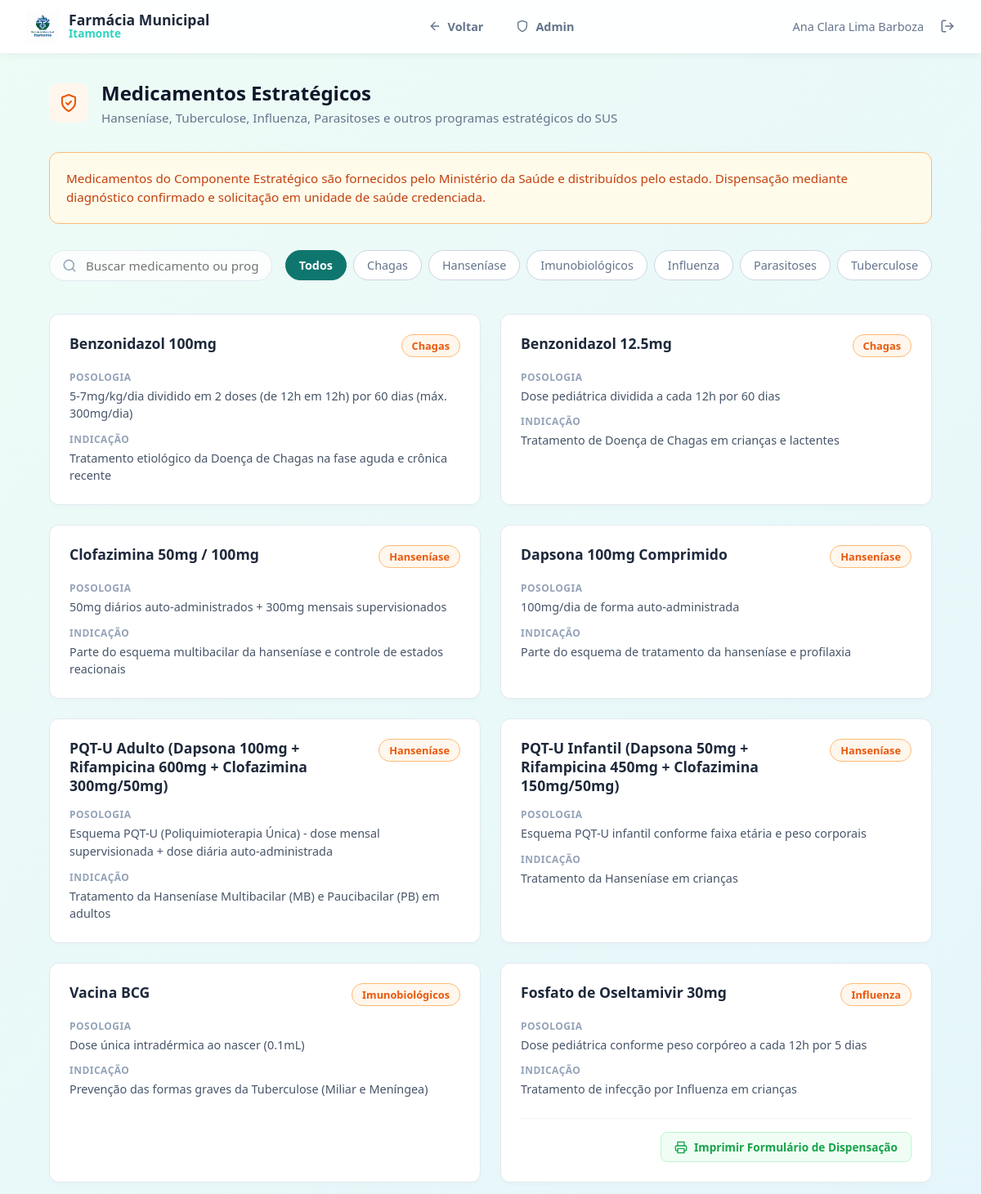
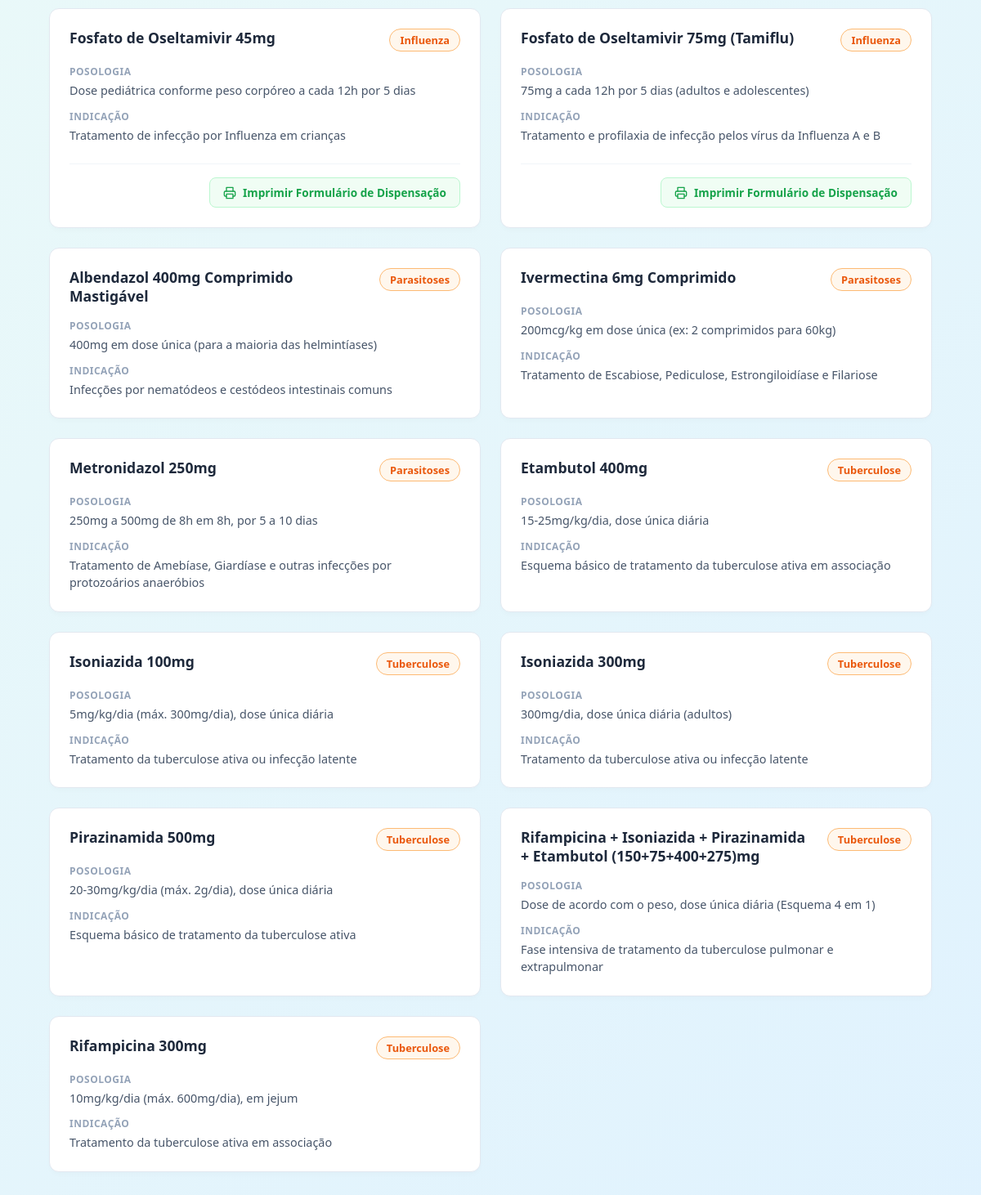
The app's page /estrategicos (signed in) with its own data (2 pictures, top to bottom).
### tables this page shows
CREATE TABLE medicamentos_estrategicos (
        id INTEGER PRIMARY KEY AUTOINCREMENT,
        nome TEXT NOT NULL,
        programa TEXT NOT NULL,
        posologia TEXT,
        indicacao TEXT,
        created_at TIMESTAMP DEFAULT CURRENT_TIMESTAMP
    );

### app.py (the view)
@app.route('/estrategicos')
def estrategicos():
    est_meds = query_db("SELECT * FROM medicamentos_estrategicos ORDER BY programa ASC, nome ASC")
    return render_template('estrategicos.html', medicamentos=est_meds)

### app.py (called while the page is built)
def get_db():
    db = getattr(g, '_database', None)
    if db is None:
        db = g._database = sqlite3.connect(DB_PATH)
        db.row_factory = sqlite3.Row
    return db

@app.teardown_appcontext
def close_connection(exception):
    db = getattr(g, '_database', None)
    if db is not None:
        db.close()

def query_db(query, args=(), one=False):
    cur = get_db().execute(query, args)
    rv = cur.fetchall()
    cur.close()
    return (rv[0] if rv else None) if one else rv

@app.before_request
def require_login():
    allowed_routes = ['login', 'static']
    if request.endpoint not in allowed_routes and 'user_id' not in session:
        return redirect(url_for('login'))

### templates/estrategicos.html (shortened to what this page needs)
{% extends 'base.html' %}
{% block content %}
<div style="display: flex; align-items: center; gap: 1rem; margin-bottom: 2rem;">
    <div
        style="background-color: #fff7ed; color: #ea580c; width: 48px; height: 48px; border-radius: 12px; display: flex; align-items: center; justify-content: center;">
        <svg viewBox="0 0 24 24" fill="none" stroke="currentColor" stroke-width="2" stroke-linecap="round"
            stroke-linejoin="round" width="24" height="24">
            <path d="M12 22s8-4 8-10V5l-8-3-8 3v7c0 6 8 10 8 10z"></path>
            <polyline points="9 12 11 14 15 10"></polyline>
        </svg>
    </div>
    <div style="flex-grow: 1;">
        <h1 style="color: #0f172a; font-size: 1.5rem; font-weight: 800; margin: 0 0 0.25rem 0;">Medicamentos
            Estratégicos</h1>
        <p style="color: #64748b; font-size: 0.95rem; margin: 0;">Hanseníase, Tuberculose, Influenza, Parasitoses e
            outros programas estratégicos do SUS</p>
    </div>
</div>
<div
    style="background: #fffbeb; border: 1px solid #fdba74; border-radius: 12px; padding: 1.25rem; margin-bottom: 2rem; color: #c2410c; font-size: 0.95rem; line-height: 1.5;">
    Medicamentos do Componente Estratégico são fornecidos pelo Ministério da Saúde e distribuídos pelo estado.
    Dispensação mediante diagnóstico confirmado e solicitação em unidade de saúde credenciada.
</div>
<div
    style="display: flex; gap: 1rem; margin-bottom: 2rem; align-items: center; overflow-x: auto; padding-bottom: 0.5rem; white-space: nowrap; scrollbar-width: none;">
    <div style="position: relative; min-width: 250px;">
        <svg viewBox="0 0 24 24" fill="none" stroke="#94a3b8" stroke-width="2" stroke-linecap="round"
            stroke-linejoin="round" width="18" height="18"
            style="position: absolute; left: 1rem; top: 50%; transform: translateY(-50%);">
            <circle cx="11" cy="11" r="8"></circle>
            <line x1="21" y1="21" x2="16.65" y2="16.65"></line>
        </svg>
        <input type="text" id="search-input" class="form-control" placeholder="Buscar medicamento ou programa..."
            style="padding-left: 2.75rem; border-radius: 20px; border: 1px solid #e2e8f0; width: 100%; box-sizing: border-box; height: 38px;">
    </div>
    <div style="display: flex; gap: 0.5rem;" id="filter-pills">
        <button class="filter-pill active" data-filter="all"
            style="background: #0f766e; color: white; border: 1px solid #0f766e; padding: 0.5rem 1rem; border-radius: 20px; font-weight: 600; font-size: 0.9rem; cursor: pointer; transition: all 0.2s;">Todos</button>
        {% set programas = medicamentos | map(attribute='programa') | unique | list %}
        {% for prog in programas if prog %}
        <button class="filter-pill" data-filter="{{ prog }}"
            style="background: white; color: #64748b; border: 1px solid #cbd5e1; padding: 0.5rem 1rem; border-radius: 20px; font-weight: 500; font-size: 0.9rem; cursor: pointer; transition: all 0.2s;">{{
            prog }}</button>
        {% endfor %}
    </div>
</div>
<div id="meds-grid"
    style="display: grid; grid-template-columns: repeat(auto-fill, minmax(450px, 1fr)); gap: 1.5rem; margin-bottom: 3rem;">
    {% for m in medicamentos %}
    <div class="med-card" data-programa="{{ m.programa }}"
        data-search-text="{{ m.nome|lower }} {{ m.posologia|default('', true)|lower }} {{ m.indicacao|default('', true)|lower }}"
        style="background: white; border: 1px solid #e2e8f0; border-radius: 12px; padding: 1.5rem; display: flex; flex-direction: column; gap: 1rem; box-shadow: 0 4px 6px -1px rgba(0,0,0,0.02); justify-content: space-between;">
        <div>
            <div
                style="display: flex; justify-content: space-between; align-items: flex-start; gap: 1rem; margin-bottom: 1rem;">
                <h3 style="font-size: 1.1rem; color: #1e293b; font-weight: 700; margin: 0; line-height: 1.3;">{{ m.nome
                    }}</h3>
                {% if m.programa %}
                <span
                    style="background: #fff7ed; color: #ea580c; border: 1px solid #fdba74; padding: 0.25rem 0.75rem; border-radius: 16px; font-size: 0.8rem; font-weight: 600; white-space: nowrap; flex-shrink: 0;">{{
                    m.programa }}</span>
                {% endif %}
            </div>
            <div style="display: flex; flex-direction: column; gap: 0.75rem;">
                <div>
                    <div
                        style="font-size: 0.75rem; color: #94a3b8; font-weight: 700; text-transform: uppercase; letter-spacing: 0.5px; margin-bottom: 0.25rem;">
                        Posologia</div>
                    <div style="font-size: 0.9rem; color: #475569; line-height: 1.5;">{{ m.posologia or '—' }}</div>
                </div>
                <div>
                    <div
                        style="font-size: 0.75rem; color: #94a3b8; font-weight: 700; text-transform: uppercase; letter-spacing: 0.5px; margin-bottom: 0.25rem;">
                        Indicação</div>
                    <div style="font-size: 0.9rem; color: #475569; line-height: 1.5;">{{ m.indicacao or '—' }}</div>
                </div>
            </div>
        </div>
        {% if 'oseltamivir' in m.nome|lower %}
        <div
            style="border-top: 1px solid #f1f5f9; padding-top: 1rem; margin-top: 0.5rem; display: flex; justify-content: flex-end;">
            <a href="javascript:void(0);" onclick="printOseltamivirForm()"
                style="background: #f0fdf4; color: #16a34a; border: 1px solid #bbf7d0; padding: 0.5rem 1rem; border-radius: 8px; font-size: 0.85rem; font-weight: 600; text-decoration: none; display: inline-flex; align-items: center; gap: 0.5rem; cursor: pointer; transition: background 0.2s;">
                Imprimir Formulário de Dispensação
            </a>
        </div>
        {% endif %}
    </div>
    {% endfor %}
</div>
{% endblock %}

### templates/base.html (shortened to what this page needs)
<!DOCTYPE html>
<html lang="pt-BR">
<head>
    <link rel="stylesheet" href="{{ url_for('static', filename='css/style.css') }}">
</head>
<body>
    <nav class="navbar" id="main-nav">
        <div class="nav-brand">
            <a href="{{ url_for('index') }}" class="nav-logo">
                <img src="{{ url_for('static', filename='img/logo.png') }}" alt="Logo" style="height: 40px; width: auto;">
            </a>
            <div class="nav-title">
                <span class="nav-title-main">Farmácia Municipal</span>
                <span class="nav-title-sub">Itamonte</span>
            </div>
        </div>
        <ul class="nav-links">
            <li><a href="javascript:history.back()" id="nav-voltar">
                <svg width="16" height="16" viewBox="0 0 24 24" fill="none" stroke="currentColor" stroke-width="2" stroke-linecap="round" stroke-linejoin="round"><line x1="19" y1="12" x2="5" y2="12"></line><polyline points="12 19 5 12 12 5"></polyline></svg>
                Voltar
            </a></li>
            {% if session.get('nome_completo') == 'Ana Clara Lima Barboza' %}
            <li><a href="{{ url_for('admin_dashboard') }}" id="nav-admin">
                <svg width="16" height="16" viewBox="0 0 24 24" fill="none" stroke="currentColor" stroke-width="2" stroke-linecap="round" stroke-linejoin="round"><path d="M12 22s8-4 8-10V5l-8-3-8 3v7c0 6 8 10 8 10z"></path></svg>
                Admin
            </a></li>
            {% endif %}
        </ul>
        <div class="user-badge-container">
            <span class="user-name-simple">{{ session.get('nome_completo') }}</span>
            <a href="{{ url_for('logout') }}" class="btn-logout-icon" title="Sair">
                <svg width="18" height="18" viewBox="0 0 24 24" fill="none" stroke="currentColor" stroke-width="2" stroke-linecap="round" stroke-linejoin="round"><path d="M9 21H5a2 2 0 0 1-2-2V5a2 2 0 0 1 2-2h4"></path><polyline points="16 17 21 12 16 7"></polyline><line x1="21" y1="12" x2="9" y2="12"></line></svg>
            </a>
        </div>
    </nav>
    <div class="container">
        {% block content %}{% endblock %}
    </div>
</body>
</html>

### static/css/style.css (style rules this page uses)
:root { --bg-gradient: linear-gradient(135deg, #eefcf6 0%, #e0f2fe 100%); --text-primary: #1e293b; --text-secondary: #64748b; --glass-bg: rgba(255, 255, 255, 0.65); --glass-border: rgba(255, 255, 255, 0.5); --glass-shadow: 0 8px 32px 0 rgba(15, 23, 42, 0.08); --primary: #0f766e; --primary-hover: #0d9488; --primary-light: rgba(15, 118, 110, 0.1); --status-disponivel-bg: #dcfce7; --status-disponivel-text: #15803d; --status-indisponivel-bg: #fee2e2; --status-indisponivel-text: #b91c1c; --status-baixo-bg: #fef9c3; --status-baixo-text: #a16207; --status-aguardando-bg: #dbeafe; --status-aguardando-text: #1d4ed8; --status-farmacia-popular-bg: #f3e8ff; --status-farmacia-popular-text: #7e22ce; }
* { margin: 0; padding: 0; box-sizing: border-box; font-family: system-ui, -apple-system, BlinkMacSystemFont, "Segoe UI", Roboto, Oxygen, Ubuntu, Cantarell, "Open Sans", "Helvetica Neue", sans-serif; }
body { background: var(--bg-gradient); color: var(--text-primary); min-height: 100vh; display: flex; flex-direction: column; }
.container { max-width: 1200px; width: 90%; margin: 2rem auto; flex-grow: 1; }
.navbar { background: rgba(255, 255, 255, 0.95); backdrop-filter: blur(10px); border-bottom: 1px solid var(--glass-border); padding: 0.75rem 2rem; position: sticky; top: 0; z-index: 1000; display: flex; justify-content: space-between; align-items: center; box-shadow: 0 2px 10px rgba(0, 0, 0, 0.05); }
.nav-brand { display: flex; align-items: center; gap: 0.75rem; }
.nav-logo { display: flex; align-items: center; text-decoration: none; }
.nav-title { display: flex; flex-direction: column; justify-content: center; }
.nav-title-main { font-size: 1.1rem; font-weight: 800; color: #1e293b; line-height: 1.1; }
.nav-title-sub { font-size: 0.85rem; font-weight: 600; color: #2dd4bf; line-height: 1.1; }
.nav-links { display: flex; align-items: center; gap: 0.5rem; list-style: none; }
.nav-links a { display: flex; align-items: center; gap: 0.5rem; color: var(--text-secondary); text-decoration: none; font-weight: 600; font-size: 0.9rem; padding: 0.5rem 1rem; border-radius: 20px; transition: all 0.2s; }
.nav-links a svg { stroke-width: 2; }
.user-badge-container { display: flex; align-items: center; gap: 1.25rem; }
.user-name-simple { font-size: 0.9rem; color: var(--text-secondary); font-weight: 500; }
.btn-logout-icon { display: flex; align-items: center; color: var(--text-secondary); text-decoration: none; transition: color 0.2s; }
.form-control { width: 100%; padding: 0.75rem 1rem; border-radius: 8px; border: 1px solid #cbd5e1; background: rgba(255, 255, 255, 0.8); font-size: 0.95rem; color: var(--text-primary); transition: border-color 0.2s; }

### records on screen
medicamentos_estrategicos: programa "Chagas", nome "Benzonidazol 100mg", posologia "5-7mg/kg/dia dividido em 2 doses (de 12h em 12h) por 60 dias (máx. 300mg/dia)", indicacao "Tratamento etiológico da Doença de Chagas na fase aguda e crônica recente"
medicamentos_estrategicos: programa "Hanseníase", nome "Clofazimina 50mg / 100mg", posologia "50mg diários auto-administrados + 300mg mensais supervisionados", indicacao "Parte do esquema multibacilar da hanseníase e controle de estados reacionais"
medicamentos_estrategicos: programa "Imunobiológicos", nome "Vacina BCG", posologia "Dose única intradérmica ao nascer (0.1mL)", indicacao "Prevenção das formas graves da Tuberculose (Miliar e Meníngea)"
medicamentos_estrategicos: programa "Influenza", nome "Fosfato de Oseltamivir 30mg", posologia "Dose pediátrica conforme peso corpóreo a cada 12h por 5 dias", indicacao "Tratamento de infecção por Influenza em crianças", shows "Imprimir Formulário de Dispensação"
medicamentos_estrategicos: programa "Parasitoses", nome "Albendazol 400mg Comprimido Mastigável", posologia "400mg em dose única (para a maioria das helmintíases)", indicacao "Infecções por nematódeos e cestódeos intestinais comuns"
medicamentos_estrategicos: programa "Tuberculose", nome "Etambutol 400mg", posologia "15-25mg/kg/dia, dose única diária", indicacao "Esquema básico de tratamento da tuberculose ativa em associação"
medicamentos_estrategicos: nome "Benzonidazol 12.5mg", programa "Chagas", posologia "Dose pediátrica dividida a cada 12h por 60 dias", indicacao "Tratamento de Doença de Chagas em crianças e lactentes"
medicamentos_estrategicos: nome "Dapsona 100mg Comprimido", programa "Hanseníase", posologia "100mg/dia de forma auto-administrada", indicacao "Parte do esquema de tratamento da hanseníase e profilaxia"
medicamentos_estrategicos: nome "PQT-U Adulto (Dapsona 100mg + Rifampicina 600mg + Clofazimina 300mg/50mg)", programa "Hanseníase", posologia "Esquema PQT-U (Poliquimioterapia Única) - dose mensal supervisionada + dose diária auto-administrada", indicacao "Tratamento da Hanseníase Multibacilar (MB) e Paucibacilar (PB) em adultos"
medicamentos_estrategicos: nome "PQT-U Infantil (Dapsona 50mg + Rifampicina 450mg + Clofazimina 150mg/50mg)", programa "Hanseníase", posologia "Esquema PQT-U infantil conforme faixa etária e peso corporais", indicacao "Tratamento da Hanseníase em crianças"
medicamentos_estrategicos: nome "Fosfato de Oseltamivir 45mg", programa "Influenza", posologia "Dose pediátrica conforme peso corpóreo a cada 12h por 5 dias", indicacao "Tratamento de infecção por Influenza em crianças", shows "Imprimir Formulário de Dispensação"
medicamentos_estrategicos: nome "Fosfato de Oseltamivir 75mg (Tamiflu)", programa "Influenza", posologia "75mg a cada 12h por 5 dias (adultos e adolescentes)", indicacao "Tratamento e profilaxia de infecção pelos vírus da Influenza A e B", shows "Imprimir Formulário de Dispensação"
medicamentos_estrategicos: nome "Ivermectina 6mg Comprimido", programa "Parasitoses", posologia "200mcg/kg em dose única (ex: 2 comprimidos para 60kg)", indicacao "Tratamento de Escabiose, Pediculose, Estrongiloidíase e Filariose"
medicamentos_estrategicos: nome "Metronidazol 250mg", programa "Parasitoses", posologia "250mg a 500mg de 8h em 8h, por 5 a 10 dias", indicacao "Tratamento de Amebíase, Giardíase e outras infecções por protozoários anaeróbios"
medicamentos_estrategicos: nome "Isoniazida 100mg", programa "Tuberculose", posologia "5mg/kg/dia (máx. 300mg/dia), dose única diária", indicacao "Tratamento da tuberculose ativa ou infecção latente"
medicamentos_estrategicos: nome "Isoniazida 300mg", programa "Tuberculose", posologia "300mg/dia, dose única diária (adultos)", indicacao "Tratamento da tuberculose ativa ou infecção latente"
medicamentos_estrategicos: nome "Pirazinamida 500mg", programa "Tuberculose", posologia "20-30mg/kg/dia (máx. 2g/dia), dose única diária", indicacao "Esquema básico de tratamento da tuberculose ativa"
medicamentos_estrategicos: nome "Rifampicina + Isoniazida + Pirazinamida + Etambutol (150+75+400+275)mg", programa "Tuberculose", posologia "Dose de acordo com o peso, dose única diária (Esquema 4 em 1)", indicacao "Fase intensiva de tratamento da tuberculose pulmonar e extrapulmonar"
medicamentos_estrategicos: nome "Rifampicina 300mg", programa "Tuberculose", posologia "10mg/kg/dia (máx. 600mg/dia), em jejum", indicacao "Tratamento da tuberculose ativa em associação"

### other values on screen
{{ session.get('nome_completo') }} "Ana Clara Lima Barboza"
